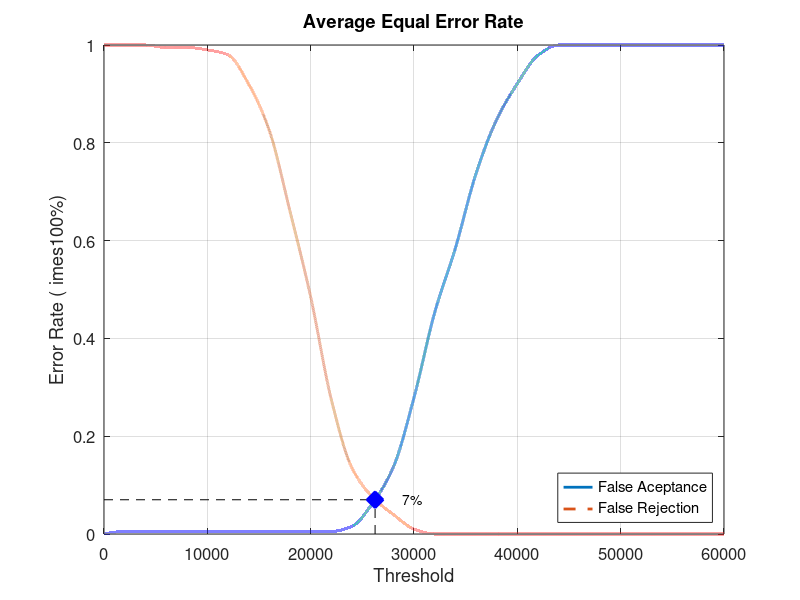
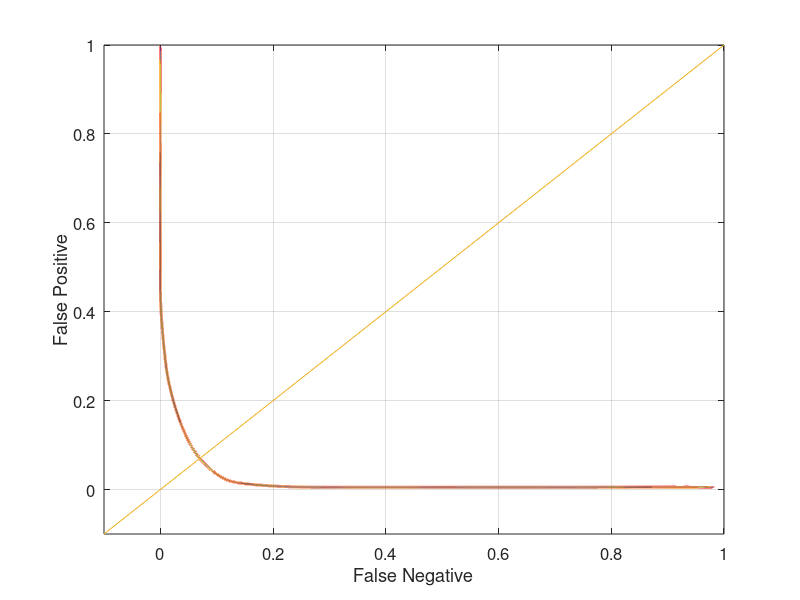

MATLAB code for these plots, in order:
close all;
clear;
clc;
x = 0:2000:60000;
xq = 0:0.5:60000;

y0 = [0 0.00526316 0.00526316 0.00526316 0.00526316 0.00526316 0.00526316 0.00526316 0.00526316 0.00526316 0.00526316 0.00526316 0.0157895 0.0631579 0.136842 0.278947 0.452632 0.584211 0.736842 0.847368 0.921053 0.978947 1 1 1 1 1 1 1 1 1]
yy0 = interp1(x, y0, xq, 'pchip');
y1 = [1 1 1 0.995 0.995 0.99 0.98 0.92 0.825 0.66 0.485 0.275 0.135 0.075 0.04 0.01 0 0 0 0 0 0 0 0 0 0 0 0 0 0 0]
yy1 = interp1(x, y1, xq, 'pchip');

% Calculating EER: 
y2 = abs(y0 - y1);
find(y2 == min(y2))
yy2 = abs(yy0 - yy1);
xEER = find(yy2 == min(yy2));
xEERIndex = xq(xEER) % X-axis EER
yEER = yy0(xEER) % Y-axis EER

main = figure
plot(xq, yy0,'-','LineWidth', 2);	hold on
plot(xq, yy1,'--','LineWidth', 2);	hold on
plot([xEERIndex xEERIndex], [0 yEER], 'k--');	hold on
plot([0 xEERIndex], [yEER yEER], 'k--');	hold on
plot(xEERIndex, yEER, 'bx', 'LineWidth', 10);	hold on
text(xEERIndex + 10 * xEERIndex / 100, yEER, [num2str(round((10000 * yEER)) / 100) '%'])
legend('False Aceptance', 'False Rejection', 'Location', 'SouthEast')
xlabel('Threshold')
ylabel('Error Rate (	imes100%)')
title('Average Equal Error Rate')
set(gca, 'FontSize', 12)
axis([0 60000 0 1])
grid on

print(main, 'Database1_4Main', '-dpng');
FNRxFPR = figure('Color', [1 1 1]);
plot(yy1, yy0, '-', yy1, yy0, 'LineWidth', 2);
hold on
y = -0.1:0.1:1
plot(y, y); 
set(gca, 'FontSize', 12)
xlabel('False Negative')
ylabel('False Positive')
axis([-0.1 1 -0.1 1])
set(gca, 'FontSize', 12)
grid on

print(FNRxFPR, 'Database1_4FNRxFPR','-dpng');
